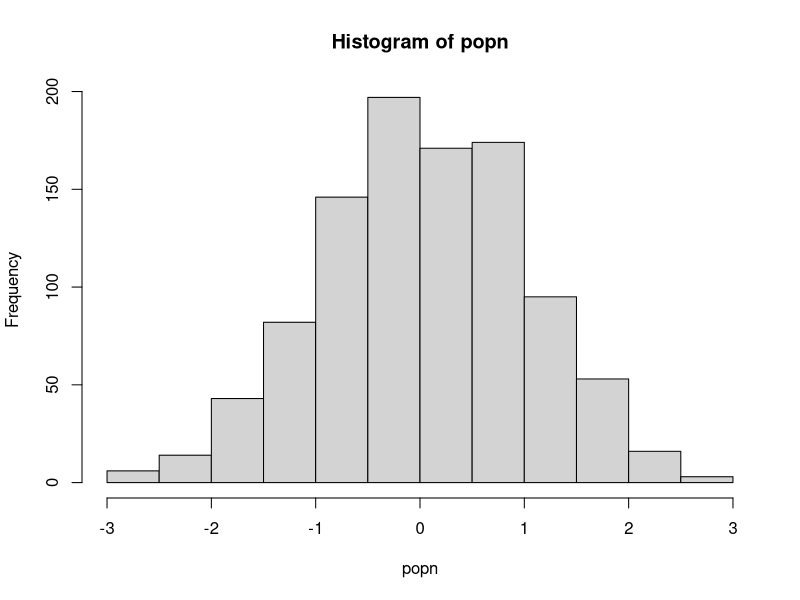

Recreate this plot in R.
######### Different Functions and Run Time ##########

##__author__ = 'Matthew Campos (matthew.campos19@imperial.ac.uk)'
##__version__ = '0.0.1'


myexperiment <- function(popn, n){
  # A function to take a sample of size n from a population "popn" and return its mean
  pop_sample <- sample(popn, n, replace=TRUE)
  return(mean(pop_sample))
}


loopy_sample1 <- function(popn, n, num){
  # Calculate means using a for loop without preallocation
  result1 <- vector() # Initialise empty vector of size 1
  for (i in 1:num){
    result1 <- c(result1, myexperiment(popn, n))
  }
  return(result1)
}

loopy_sample2 <- function(popn, n, num){
  # To run "num" iterations of the experiment using a for loop on a vector with preallocation
  result2 <- vector(,num) #Preallocate expected size
  for (i in 1:num){
    result2[i] <- myexperiment(popn, n)
  }
  return(result2)
}


loopy_sample3 <- function(popn, n, num){
  # To run "num" iterations of the experiment using a for loop on a list with preallocation
  result3 <- vector("list", num)
  for (i in 1:num){
    result3[[i]] <- myexperiment(popn, n)
  }
  return(result3)
}


lapply_sample <- function(popn, n, num){
  # To run "num" iterations of the experiment using vectorization with lapply
  result4 <- lapply(1:num, function(i) myexperiment(popn, n))
  return(result4)
}


sapply_sample <- function(popn, n, num){
  # To run "num" iterations of the experiment using vectorization with lapply
  result5 <- sapply(1:num, function(i) myexperiment(popn, n))
  return(result5)
}

popn <- rnorm(1000)
hist(popn)
n <- 20 # sample size for each experiment
num <- 1000 # Number of times to rerun the experiment

print("The loopy, non-preallocation approach takes:" )
print(system.time(loopy_sample1(popn, n, num)))

print("The loopy, but with preallocation approach takes:" )
print(system.time(loopy_sample2(popn, n, num)))

print("The loopy, non-preallocation approach takes:" )
print(system.time(loopy_sample3(popn, n, num)))

print("The vectorized sapply approach takes:" )
print(system.time(sapply_sample(popn, n, num)))

print("The vectorized lapply approach takes:" )
print(system.time(lapply_sample(popn, n, num)))
